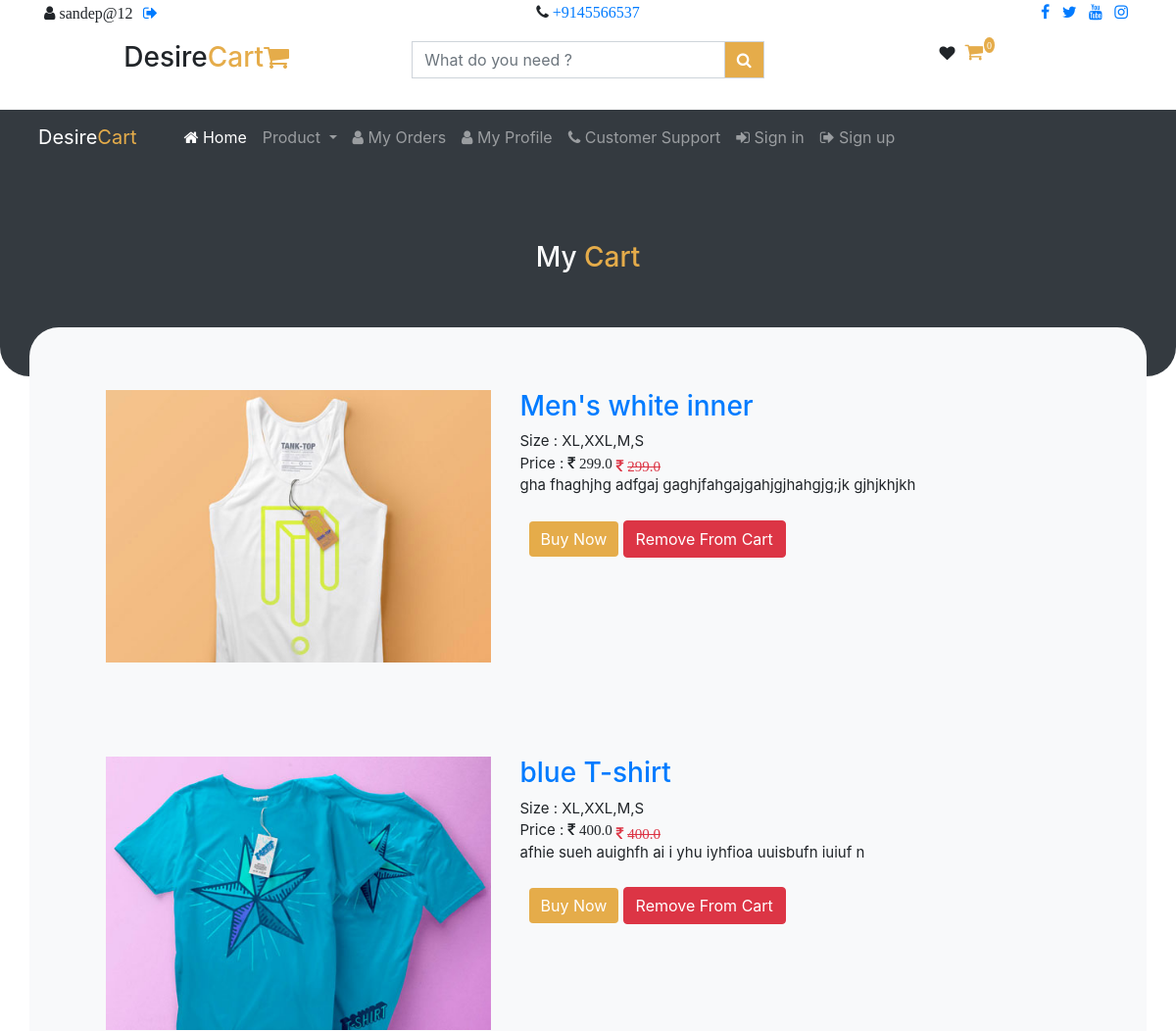
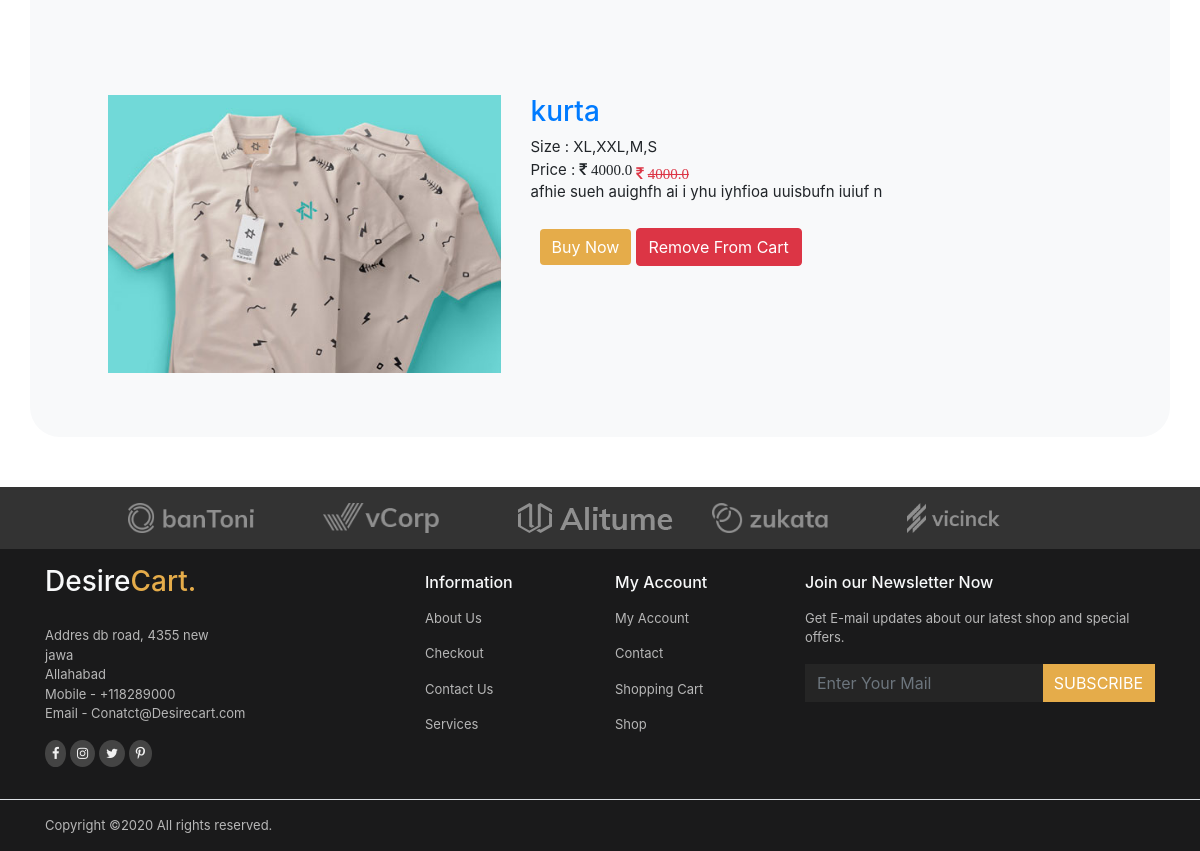
/user/mycart/ (signed in), run on the app's committed database (2 pictures, top to bottom).
### user/models.py (models this page shows, shortened)
class Cart(models.Model):
    id=models.AutoField
    Owner=models.ForeignKey(User,on_delete=models.CASCADE)
    cartproduct=models.ForeignKey(product,on_delete=models.CASCADE)
    odered=models.BooleanField(default=False)
    status=models.CharField(max_length=30)
    status_no=models.IntegerField(default=1);
    Datetime=models.DateTimeField(default=datetime.now())
    delivered=models.BooleanField(default=False)

class product(models.Model):
    id=models.AutoField
    category=models.CharField(max_length=20)
    subcategory=models.ForeignKey(subcategory,on_delete=models.CASCADE)
    name=models.CharField(max_length=60)
    price=models.FloatField()
    disprice=models.FloatField()
    size=models.CharField(max_length=10)
    color=models.CharField(max_length=30)
    description=models.CharField(max_length=300)
    date=models.DateField()
    img=models.ImageField(upload_to='static/user/img',default='palce.jpg')

### user/views.py (the view, shortened to what this page needs)
# urls.py: path('mycart/',views.mycart),
def mycart(request):
    if request.user.is_authenticated:
       mycart = Cart.objects.filter(Owner=request.user,odered=False).order_by('-id')
       return render(request,'user/mycart.html',{'mycart':mycart,'status':True})
    return render(request,'user/mycart.html',{'mycart':'sign','status':False})

### templates/user/mycart.html (shortened to what this page needs)
{% extends 'base.html' %}
{% block content  %}
{% load static %}
<div class="container-fluid"  style="min-height:300px;">
     <div class="row p-5 bg-dark" style="border-radius:0px 0px 30px 30px;">
            <div class="col-sm-12 text-center h3 text-light pb-5"> <div id="swipe" style="min-height:30px;"></div>My <font style="color:#e5ac4a;">Cart</font></div>
     </div>
    <div class="container bg-light py-3" id="reduce" style="font-size:15px;transform:translateY(-50px);border-radius:30px;">
        {% if status %}
    {% if mycart %}
  {% for order in mycart %}
    <div class="container" >
        <div class="row bg-light p-5 " style="">
            <div class="col-sm-5">
                <img src="/{{order.cartproduct.img}}" class="img-fluid">
            </div>
            <div class="col-sm-7">
                <div class="row">
                    <div class="col-sm-12 h3"><a href="/user/details?product={{order.cartproduct.id}}"> {{order.cartproduct.name}}</a></div>
                </div>
                <div class="row">
                    <div class="col-sm-12">Size : {{order.cartproduct.size}}</div>
                </div>
                <div class="row">
                    <div class="col-sm-12">Price : <font class="fa fa-inr"> {{order.cartproduct.price}} </font> <sub class="text-danger fa fa-inr"> <s> {{order.cartproduct.price}}</s></sub></div>
                </div>
                <div class="row">
                    <div class="col-sm-12">{{order.cartproduct.description}}</div>
                </div>
                <div class="row">
                    <div class="col-sm-12 p-4">
                        {% if order.cartproduct.ordered %}
                        <a >Buy Again</a>
                        {% else %}
                        <a  href="/user/details?product={{order.cartproduct.id}}" class="btn btn-dark" style="background:#e5ac4a;border:none;">Buy Now</a>
                        <a class="btn btn-danger" href="/user/mycart?remove={{order.id}}" >Remove From Cart</a>
                        {% endif %}
                    </div>
                </div>
            </div>
        </div>
    </div>
    {% endfor %}
        {% else %}
    <div class="conatiner" style="min-height:40%;">
        <font class="text-primary m-4">There is nothing in cart....</font>  <a href="/" class="btn btn-primary">Explor our products.</a>
    </div>
    {% endif %}
        {% else%}
        <font class="text-primary m-4">Sign in to View Items in Your Cart....</font>  <button onclick="trig()" class="btn btn-primary">Sign In</button>
        {% endif %}
    </div>
</div>
{% endblock %}

### templates/base.html (shortened to what this page needs)
<!DOCTYPE html>
<html>
<head>
	{% load static %}
	<link rel="stylesheet" type="text/css" href="{% static 'css/bootstrap.min.css' %}">
	<link rel="stylesheet" type="text/css" href="{% static 'font/css/font-awesome.min.css' %}">
</head>
<body>
<div class="conatainer-fluid p-0">
	<div class="container-fluid">
		<div class="container">
		<div class="row">
			<div class="col-sm-4">
				{% if user.is_authenticated %}
				<font class="fa fa-user"> {{request.user}}</font>  <button onclick="signout()" style="border:none;background:none;outline:none;"><font  class="fa fa-sign-out text-primary"></font></button>
				{% else %}
				<button onclick="trig()" style="border:none;background:none;outline:none;"> <font class="fa fa-user text-primary" > Sign in</font></button>
				{% endif %}
			</div>
			<div class="col-sm-4 text-center">
				<font class="fa fa-phone"> <a href="tel:+9145566537">+9145566537</a></font>
			</div>
			<div class="col-sm-4 text-right">
				<a class="fa fa-facebook px-1" href="https://www.facebook.com"></a>
				<a class="fa fa-twitter px-1" href="https://www.twitter.com"></a>
				<a class="fa fa-youtube px-1" href="https://www.youtube.com"></a>
				<a class="fa fa-instagram px-1" href="https://www.instagram.com"></a>
			</div>
		</div>
		</div>
<div class="row p-3">
	<div class="col-sm-4">
      <div class="row">
      	<div class="col-sm-12 text-center">
<font class="h3">Desire<font style="color:#e5ac4a;">Cart<font class="fa fa-shopping-cart "></font></font>
	    </font>
	    </div>
	    </div>
	</div>
	<div class="col-sm-4">
	<div class="input-group mb-3">
  <input oninput="data()" id="search" type="text" class="form-control rounded-0" placeholder="What do you need ?" aria-label="Username" aria-describedby="basic-addon1">
  <div class="input-group-append">
    <span class="input-group-text rounded-0" id="basic-addon1" style="background:#e5ac4a;color: white; "><font class="fa fa-search"></font></span>
  </div>
</div>
	</div>
	<div class="col-sm-4">
		<div class="row">
			<div class="col-sm-12 text-center">
		<font class="fa fa-heart"> <a id="cartlink"><button class="fa fa-shopping-cart " style="border:none;background:none;outline:none;font-size:20px;color:#e5ac4a;"></button></a><font style="position:relative;top:-10px;left:-5px;font-size:10px;color:white;background:#e5ac4a;border-radius:50%;padding:3px;" id="cart">0
		</font>
		</font>
		</div>
		</div>
	</div>
</div>
</div>
	<div class="conatiner-fluid">
<div class="row bg-dark mx-0" style="min-height: 30px;width:100%">
	<div class="col-sm-12">
		<nav class="navbar navbar-expand-lg navbar-dark px-0 mx-0">
     <a class="navbar-brand px-4" href="#" >Desire<font style="color:#e5ac4a;">Cart</font></a>
  <div class="collapse navbar-collapse" id="navbarNavDropdown">
    <ul class="navbar-nav">
      <li class="nav-item active">
        <a class="nav-link" href="/"><font class="fa fa-home"></font> Home <span class="sr-only">(current)</span></a>
      </li>
       <li class="nav-item dropdown bg-dark">
        <a class="nav-link dropdown-toggle" href="#" id="navbarDropdownMenuLink" data-toggle="dropdown" aria-haspopup="true" aria-expanded="false">
          Product
        </a>
      </li>
      <li class="nav-item">
        {% if user.is_authenticated %}
          <a class="nav-link " href="/user/myoders" ><font class="fa fa-user"></font> My Orders</a>
			{% else %}
          <button class="nav-link " style="border:none;background:none;outline:none;" onclick="trig()" ><font class="fa fa-user"></font> My Orders</button>
			{% endif %}
	  </li>
		<li class="nav-item">
			{% if user.is_authenticated %}
          <a class="nav-link " href="/user/myprofile" ><font class="fa fa-user"></font> My Profile</a>
			{% else %}
          <button class="nav-link " style="border:none;background:none;outline:none;" onclick="trig()" ><font class="fa fa-user"></font> My Profile</button>
			{% endif %}
      </li>
		<li class="nav-item">
          <a class="nav-link" href="/user/contactus"><font class="fa fa-phone"></font> Customer Support</a>
      </li>
      <li class="nav-item">
          <button class="nav-link" onclick="trig()" style="border:none;background:none;outline:none;"><font class="fa fa-sign-in"></font> Sign in</button>
	  </li>
		 <li class="nav-item">
          <a class="nav-link" href="/user/signup"><font class="fa fa-sign-out "></font> Sign up</a>
	  </li>
    </ul>
  </div>
</nav>
	</div>
</div>
		</div>
    {% block content %}
    {% endblock %}
<div class="container-fluid footer  ">
	<div class="row   p-3 px-6#333333;" style="background: #333333;">
		<div class="col-sm-1"></div>
		<div class="col-sm-2 ">
			<a href=""><img src="{% static 'ref\shopping picture\logo-carousel\logo-1.png' %}"></a>
		</div>
		<div class="col-sm-2">
			<a href=""><img src="{% static 'ref\shopping picture\logo-carousel\logo-2.png' %}"></a>
		</div>
		<div class="col-sm-2">
			<a href=""><img src="{% static 'ref\shopping picture\logo-carousel\logo-3.png' %}"></a>
		</div>
		<div class="col-sm-2">
			<a href=""><img src="{% static 'ref\shopping picture\logo-carousel\logo-4.png' %}"></a>
		</div>
		<div class="col-sm-2">
			<a href=""><img src="{% static 'ref\shopping picture\logo-carousel\logo-5.png' %}"></a>
		</div>
		<div class="col-sm-1"></div>
	</div>
	<div class="row p-3" style="background: #1a1a1b;">
		<div class="container footer"  style="color:#b7b7b7; font-size: 13px">
			<div class="row">
				<div class="col-sm-4 ">
					<p class="h3 text-light">Desire<font style="color:#e5ac4a;">Cart.</font></p>
					<p style="white-space: pre-line;">
						Addres db road, 4355 new
						jawa
						Allahabad
						Mobile - +118289000
						Email - Conatct@Desirecart.com
					</p>
					<p><font class="fa fa-facebook f-icon"> </font> <font class="fa fa-instagram f-icon"></font> <font class="fa fa-twitter f-icon"> </font> <font class="fa fa-pinterest-p f-icon"> </font> </p>
				</div>
				<div class="col-sm-4">
					<div class="row">
						<div class="col-sm-6" >
							<p class="h6 text-light py-2">Information</p>
							<p><a href="">About Us</a></p>
							<p><a href="">Checkout</a></p>
							<p><a href="/user/contactus/">Contact Us</a></p>
							<p><a href="">Services</a></p>
						</div>
						<div class="col-sm-6">
                            <p class="h6 text-light py-2">My Account</p>
							<p><a href="/user/myprofile">My Account</a></p>
							<p><a href="/user/contactus/">Contact</a></p>
							<p><a href="/user/mycart/">Shopping Cart</a></p>
							<p><a href="">Shop</a></p>
						</div>
					</div>
				</div>
				<div class="col-sm-4">
					<p class="h6 text-light py-2">Join our Newsletter Now</p>
							<p>Get E-mail updates about our latest shop and special offers.</p>
							<p><div class="input-group mb-3">
                             <input type="text" class="form-control rounded-0 border-0 " placeholder="Enter Your Mail" aria-label="Username" aria-describedby="basic-addon1" style="background: #252525">
                                <div class="input-group-append">
                                 <span class="input-group-text rounded-0 border-0" id="basic-addon1" style="background:#e5ac4a;color: white; ">SUBSCRIBE</span>
                             </div>
                             </div>
                         </p>
				</div>
			</div>
		</div>
	</div>
	<div class="row pt-3 border-top" style="background: #1a1a1b;border-color:#b7b7b7;">
		<div class="container" style="color:#b7b7b7; font-size: 13px">
			<div class="row">
				<div class="col-sm-8">
					<p>Copyright &copy;2020 All rights reserved.</p>
				</div>
				<div class="col-sm-4">
				</div>
			</div>
		</div>
	</div>
</div>
</div>
</body>
</html>

### templates/base.html (style rules this page uses)
.footer { position:relative; bottom:0px; }
.f-icon { color:#f1f1f1; background: #444444; padding:7px; border-radius: 50%; }
.footer div div div p a { color:#b7b7b7; }
.footer div div a img { height: 30px; }

### data on the page
Cart: cartproduct.img (picture), cartproduct.name "Men's white inner", cartproduct.size "XL,XXL,M,S", cartproduct.price "299.0", cartproduct.description "gha fhaghjhg adfgaj gaghjfahgajgahjgjhahgjg;jk gjhjkhjkh"
Cart: cartproduct.img (picture), cartproduct.name "blue T-shirt", cartproduct.size "XL,XXL,M,S", cartproduct.price "400.0", cartproduct.description "afhie sueh auighfh ai i yhu iyhfioa uuisbufn iuiuf n"
Cart: cartproduct.img (picture), cartproduct.name "kurta", cartproduct.size "XL,XXL,M,S", cartproduct.price "4000.0", cartproduct.description "afhie sueh auighfh ai i yhu iyhfioa uuisbufn iuiuf n"

### other printed values
{{ request.user }} "sandep@12"
